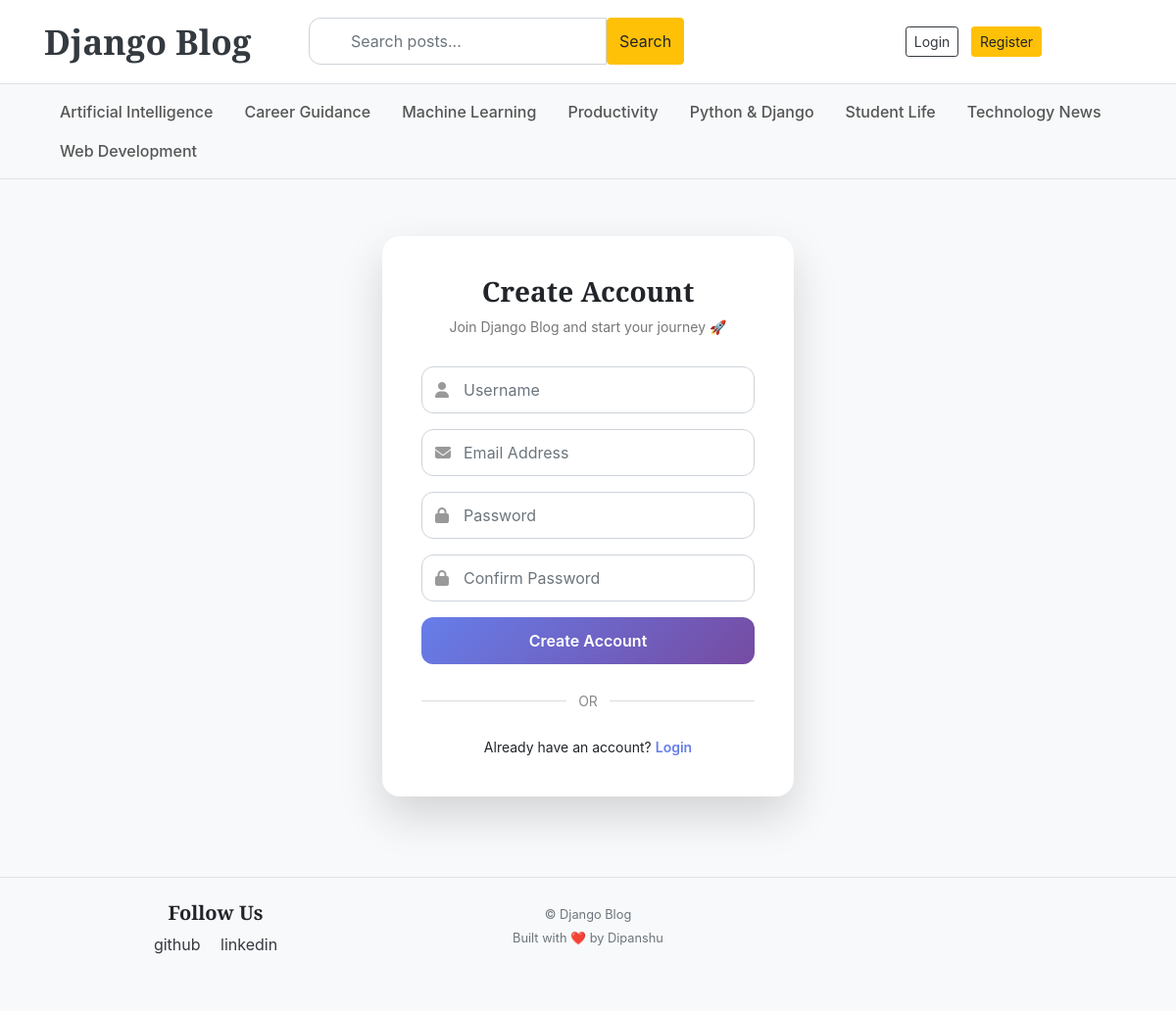
Screenshot of /register/ with the database file from the repository.
### Blog/models.py (models this page shows, shortened)
class Category(models.Model):
    name = models.CharField(max_length=50, unique=True)
    created_at = models.DateTimeField(auto_now_add=True)
    updated_at = models.DateTimeField(auto_now=True)
    class Meta:
        verbose_name_plural = "Categories"
        ordering = ["name"]

### assignments/models.py (models this page shows, shortened)
class SocialLink(models.Model):
    PLATFORM_CHOICES = (
        ("facebook", "Facebook"),
        ("instagram", "Instagram"),
        ("linkedin", "LinkedIn"),
        ("twitter", "Twitter / X"),
        ("github", "GitHub"),
        ("youtube", "YouTube"),
    )
    platform = models.CharField(
        max_length=25,
        choices=PLATFORM_CHOICES,
        unique=True
    )
    link = models.URLField(max_length=200)
    created_at = models.DateTimeField(auto_now_add=True)
    updated_at = models.DateTimeField(auto_now=True)

### Blog/views.py (the view)
# urls.py: path("register/", RegisterAPI.as_view()),
def register(request):
    if request.method == "POST":
        form = UserCreationForm(request.POST)
        if form.is_valid():
            user = form.save()
            login(request, user)  # auto login after register
            messages.success(request, "Account created successfully 🎉")
            return redirect("login")  # change to your home url
    else:
        form = UserCreationForm()
    return render(request, "register.html", {"form": form})

### Blog/context_processors.py (called while the page is built)
def get_categories(request):
    categories = Category.objects.all()
    return dict(categories = categories)

def get_social_link(request):
    social_links = SocialLink.objects.all()
    return dict(social_links = social_links)

def user_role(request):
    if request.user.is_authenticated:
        return {
            'is_manager': request.user.groups.filter(name='Manager').exists()
        }
    return {}

def dashboard_permissions(request):
    if request.user.is_authenticated:
        return {
            'can_manage_blog_cat': can_manage_blog_cat(request.user),
            'can_manage_users': can_manage_users(request.user),
        }
    return {}

### templates/register.html (shortened to what this page needs)
{% extends "base.html" %}
{% load static %}
{% block content %}
<div class="register-wrapper">
    <div class="register-card">
        <h3 class="register-title">Create Account</h3>
        <p class="register-subtitle">
            Join Django Blog and start your journey 🚀
        </p>
         <form method="post">
    <div class="form-group mb-3">
        <i class="fa fa-user"></i>
        <input
            type="text"
            name="username"
            class="form-control"
            placeholder="Username"
            value="{{ form.username.value|default:'' }}"
            required
        >
    </div>
    <div class="form-group mb-3">
        <i class="fa fa-envelope"></i>
        <input
            type="email"
            name="email"
            class="form-control"
            placeholder="Email Address"
            value="{{ form.email.value|default:'' }}"
            required
        >
    </div>
    <div class="form-group mb-3">
        <i class="fa fa-lock"></i>
        <input
            type="password"
            name="password1"
            class="form-control"
            placeholder="Password"
            required
        >
    </div>
    <div class="form-group mb-3">
        <i class="fa fa-lock"></i>
        <input
            type="password"
            name="password2"
            class="form-control"
            placeholder="Confirm Password"
            required
        >
    </div>
    <button type="submit" class="btn btn-register btn-block">
        Create Account
    </button>
</form>
        <div class="divider">
            <span>OR</span>
        </div>
        <div class="register-footer">
            Already have an account?
            <a href="{% url 'login' %}">Login</a>
        </div>
    </div>
</div>
{% endblock %}

### templates/base.html (shortened to what this page needs)
{% load static %}
<!DOCTYPE html>
<html lang="en">
<head>
    <link href="https://getbootstrap.com/docs/4.0/dist/css/bootstrap.min.css" rel="stylesheet">
    <link href="{% static 'css/blog.css' %}" rel="stylesheet">
    <link rel="stylesheet"
      href="https://cdnjs.cloudflare.com/ajax/libs/font-awesome/6.5.1/css/all.min.css"
>
</head>
<body>
<header class="main-header py-3 border-bottom">
    <div class="container">
        <div class="row align-items-center">
            <div class="col-md-3 col-6">
                <a href="{% url 'home' %}" class="blog-logo text-dark fw-bold text-decoration-none">
                    Django Blog
                </a>
            </div>
           <form action="{% url 'search' %}" method="get">
    <div class="input-group">
        <input
            class="form-control"
            type="text"
            name="q"
            placeholder="Search posts..."
        >
        <button class="btn btn-warning" type="submit">
            Search
        </button>
    </div>
</form>
        <div class="col-md-4 col-12 text-md-right text-center">
    {% if not user.is_authenticated %}
        <a class="btn btn-sm btn-outline-dark mr-2" href="{% url 'login' %}">
            Login
        </a>
        <a class="btn btn-sm btn-warning" href="{% url 'register' %}">
            Register
        </a>
    {% endif %}
</div>
        </div>
    </div>
</header>
<div class="bg-light border-bottom">
    <div class="container">
        <nav class="nav category-bar py-2 d-flex flex-wrap justify-content-center justify-content-md-start">
            {% for cat in categories %}
                <a class="nav-link px-3" href="{% url 'posts_by_category' cat.id %}">
                    {{ cat.name }}
                </a>
            {% empty %}
                <span class="text-muted">No categories</span>
            {% endfor %}
        </nav>
    </div>
</div>
<main class="container mt-4">
    {% block content %}
    {% endblock %}
</main>
<footer class="site-footer mt-5 pt-4 pb-4 bg-light border-top">
    <div class="container">
        <div class="row">
            {% if social_links %}
            <div class="col-md-4 mb-3 text-center">
                <h5 class="font-weight-bold">Follow Us</h5>
                <ul class="list-inline mt-2">
                    {% for i in social_links %}
                        <li class="list-inline-item mx-2">
                            <a href="{{ i.link }}" target="_blank" class="text-dark">
                                {{ i.platform }}
                            </a>
                        </li>
                    {% endfor %}
                </ul>
            </div>
            {% endif %}
            <div class="col-md-4 mb-3 text-right text-md-center">
                <small class="text-muted">
                    © {{ now|date:"Y" }} Django Blog<br>
                    Built with ❤️ by Dipanshu
                </small>
            </div>
        </div>
    </div>
</footer>
</body>
</html>

### static/css/blog.css (style rules this page uses)
h1, h2, h3, h4, h5, h6 { font-family: "Playfair Display", Georgia, "Times New Roman", serif; }

### templates/base.html (style rules this page uses)
body { background-color: #f8f9fa; }
.main-header { background: #ffffff; border-bottom: 1px solid #e5e5e5; position: sticky; top: 0; z-index: 1000; }
.blog-logo { font-family: "Playfair Display", serif; font-size: 2.2rem; font-weight: 700; }
.category-bar a { color: #555; font-weight: 500; transition: 0.3s; }
.site-footer { background: #ffffff; border-top: 1px solid #e5e5e5; padding: 20px 0; margin-top: 50px; }
.site-footer small { color: #777; }

### templates/register.html (style rules this page uses)
.register-wrapper { min-height: 80vh; display: flex; align-items: center; justify-content: center; }
.register-card { background: #ffffff; border-radius: 18px; padding: 40px; max-width: 420px; width: 100%; box-shadow: 0 20px 45px rgba(0, 0, 0, 0.15); animation: fadeUp 0.5s ease; }
.register-title { font-weight: 700; text-align: center; margin-bottom: 8px; }
.register-subtitle { text-align: center; color: #777; font-size: 14px; margin-bottom: 30px; }
.form-group { position: relative; }
.form-group i { position: absolute; top: 50%; left: 14px; transform: translateY(-50%); color: #999; }
.form-control { height: 48px; padding-left: 42px; border-radius: 12px; }
.btn-register { background: linear-gradient(135deg, #667eea, #764ba2); color: #fff; font-weight: 600; border-radius: 12px; height: 48px; border: none; transition: 0.3s; }
.divider { text-align: center; margin: 25px 0; position: relative; }
.divider span { background: #fff; padding: 0 12px; color: #888; font-size: 14px; position: relative; z-index: 1; }
.divider::before { content: ""; position: absolute; width: 100%; height: 1px; background: #ddd; top: 50%; left: 0; }
.register-footer { text-align: center; font-size: 14px; margin-top: 20px; }
.register-footer a { color: #667eea; font-weight: 600; text-decoration: none; }

### rows the page displays
Category: name "Artificial Intelligence"
Category: name "Career Guidance"
Category: name "Machine Learning"
Category: name "Productivity"
Category: name "Python & Django"
Category: name "Student Life"
Category: name "Technology News"
Category: name "Web Development"
SocialLink: platform "github"
SocialLink: platform "linkedin"
